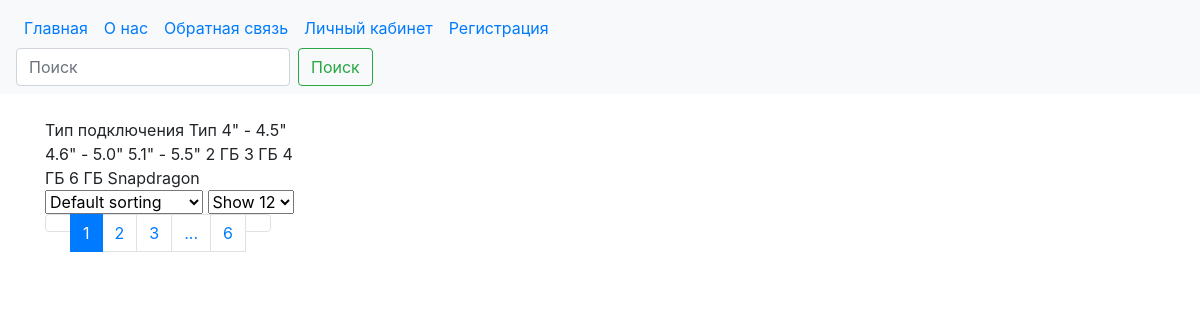
The app's page /category/headphones with its own data.
### market/models.py (models this page shows, shortened)
class FilterName(models.Model):
    name = models.CharField(max_length=50)
    category = models.ForeignKey('Category', on_delete=models.CASCADE)
    class Meta:
        verbose_name = "Атрибут  категории"
        verbose_name_plural = "Атрибуты категории"

class FilterDetail(models.Model):
    name = models.CharField(max_length=30)
    filter = models.ForeignKey('FilterName', on_delete=models.CASCADE)

### market/views.py (the view, shortened to what this page needs)
# urls.py: path('category/<str:category>', views.products),
def products(request, category):
    all_items = Item.objects.filter(category__in=Category.objects.filter(folder=category))
    all_images = Image.objects.all()
    filters = FilterDetail.objects.all()
    filterName = FilterName.objects.filter(category__in=Category.objects.filter(folder=category))
    discounts = DiscountItem.objects.all()
    for ite in all_items:
        ite.bonus = 10
    context = {
        'all_items': all_items,
        'all_images': all_images,
        'filterNames': filterName,
        'filters': filters,
        'discounts': discounts,
    }
    return render(request, 'market/products.html', context)

### templates/market/products.html (shortened to what this page needs)
{% extends 'market/base.html' %}
{% block content %}
<div class="container">
      <div class="row">
           <div class="product_top_bar col-3">
                {% for filterName in filterNames %}
                    {{ filterName.name }}
                {% endfor %}
                {% for filter in filters %}
                    {{ filter.name }}
                {% endfor %}
                <div class="left_dorp">
                    <select class="sorting">
                        <option value="1">Default sorting</option>
                    </select>
                    <select class="show">
                        <option value="1">Show 12</option>
                    </select>
                </div>
                <div class="right_page ml-auto">
                    <nav class="cat_page" aria-label="Page navigation example">
                        <ul class="pagination">
                            <li class="page-item"><a class="page-link" href="#"></a></li>
                            <li class="page-item active"><a class="page-link" href="#">1</a></li>
                            <li class="page-item"><a class="page-link" href="#">2</a></li>
                            <li class="page-item"><a class="page-link" href="#">3</a></li>
                            <li class="page-item blank"><a class="page-link" href="#">...</a></li>
                            <li class="page-item"><a class="page-link" href="#">6</a></li>
                            <li class="page-item"><a class="page-link" href="#"></a></li>
                        </ul>
                    </nav>
                </div>
            </div>
          <div class="row col-sm-12 col-md-9">
        </div>
    </div>
</div>
{% endblock %}

### records on screen
FilterName: name "Тип подключения"
FilterName: name "Тип"
FilterDetail: name "4\" - 4.5\""
FilterDetail: name "4.6\" - 5.0\""
FilterDetail: name "5.1\" - 5.5\""
FilterDetail: name "2 ГБ"
FilterDetail: name "3 ГБ"
FilterDetail: name "4 ГБ"
FilterDetail: name "6 ГБ"
FilterDetail: name "Snapdragon"
